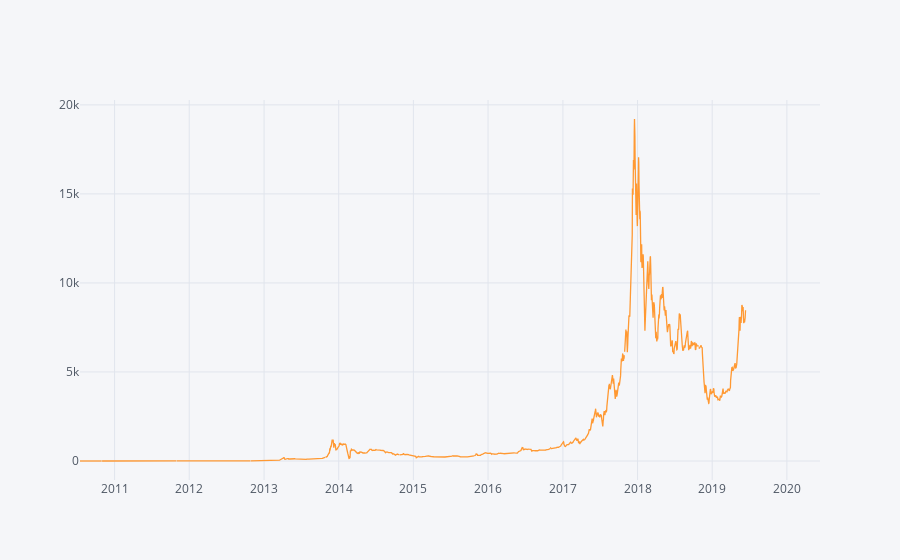
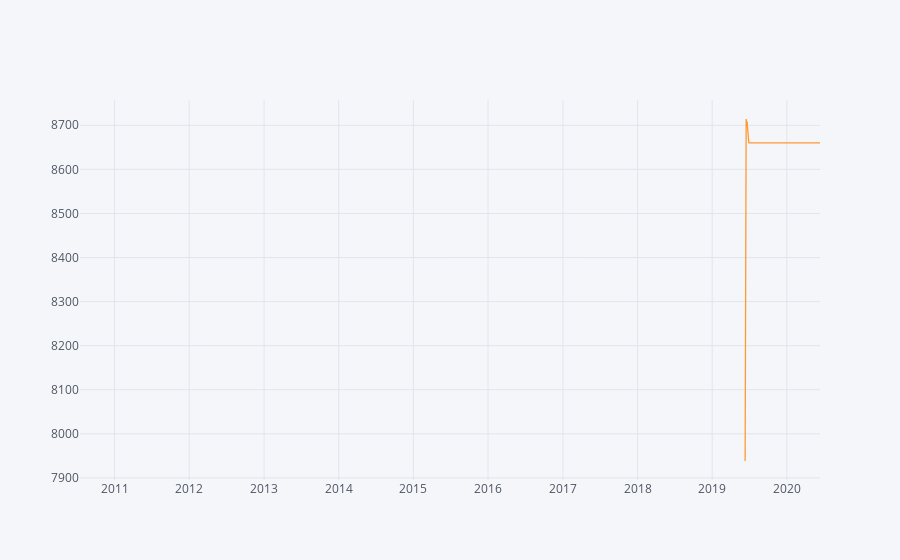

Notebook cell for these charts, in order:
### Code cell
final_df['APrice '].iplot()
final_df['Forecast'].iplot()

### Figure 1 — Plotly figure (JSON) as saved in the notebook; plotly's stock layout.template omitted (floating-point values rounded to 4 significant figures; data arrays with more than 128 entries replaced by an {"elided": "..."} marker saying what was removed)
{"data": [{"line": {"color": "rgba(255, 153, 51, 1.0)", "dash": "solid", "shape": "linear", "width": 1.3}, "mode": "lines", "name": "APrice ", "text": "", "type": "scatter", "uid": "ca24b3cf-0e41-409d-ba41-9511981c939b", "x": {"elided": "3619 str values"}, "y": {"elided": "3619 mixed values"}}], "layout": {"legend": {"bgcolor": "#F5F6F9", "font": {"color": "#4D5663"}}, "paper_bgcolor": "#F5F6F9", "plot_bgcolor": "#F5F6F9", "title": {"font": {"color": "#4D5663"}}, "xaxis": {"gridcolor": "#E1E5ED", "showgrid": true, "tickfont": {"color": "#4D5663"}, "title": {"font": {"color": "#4D5663"}, "text": ""}, "zerolinecolor": "#E1E5ED"}, "yaxis": {"gridcolor": "#E1E5ED", "showgrid": true, "tickfont": {"color": "#4D5663"}, "title": {"font": {"color": "#4D5663"}, "text": ""}, "zerolinecolor": "#E1E5ED"}}}

### Figure 2 — Plotly figure (JSON) as saved in the notebook; plotly's stock layout.template omitted (floating-point values rounded to 4 significant figures; data arrays with more than 128 entries replaced by an {"elided": "..."} marker saying what was removed)
{"data": [{"line": {"color": "rgba(255, 153, 51, 1.0)", "dash": "solid", "shape": "linear", "width": 1.3}, "mode": "lines", "name": "Forecast", "text": "", "type": "scatter", "uid": "39922701-3b0d-4ba9-9700-bb605f206374", "x": {"elided": "3619 str values"}, "y": {"elided": "3619 mixed values"}}], "layout": {"legend": {"bgcolor": "#F5F6F9", "font": {"color": "#4D5663"}}, "paper_bgcolor": "#F5F6F9", "plot_bgcolor": "#F5F6F9", "title": {"font": {"color": "#4D5663"}}, "xaxis": {"gridcolor": "#E1E5ED", "showgrid": true, "tickfont": {"color": "#4D5663"}, "title": {"font": {"color": "#4D5663"}, "text": ""}, "zerolinecolor": "#E1E5ED"}, "yaxis": {"gridcolor": "#E1E5ED", "showgrid": true, "tickfont": {"color": "#4D5663"}, "title": {"font": {"color": "#4D5663"}, "text": ""}, "zerolinecolor": "#E1E5ED"}}}
